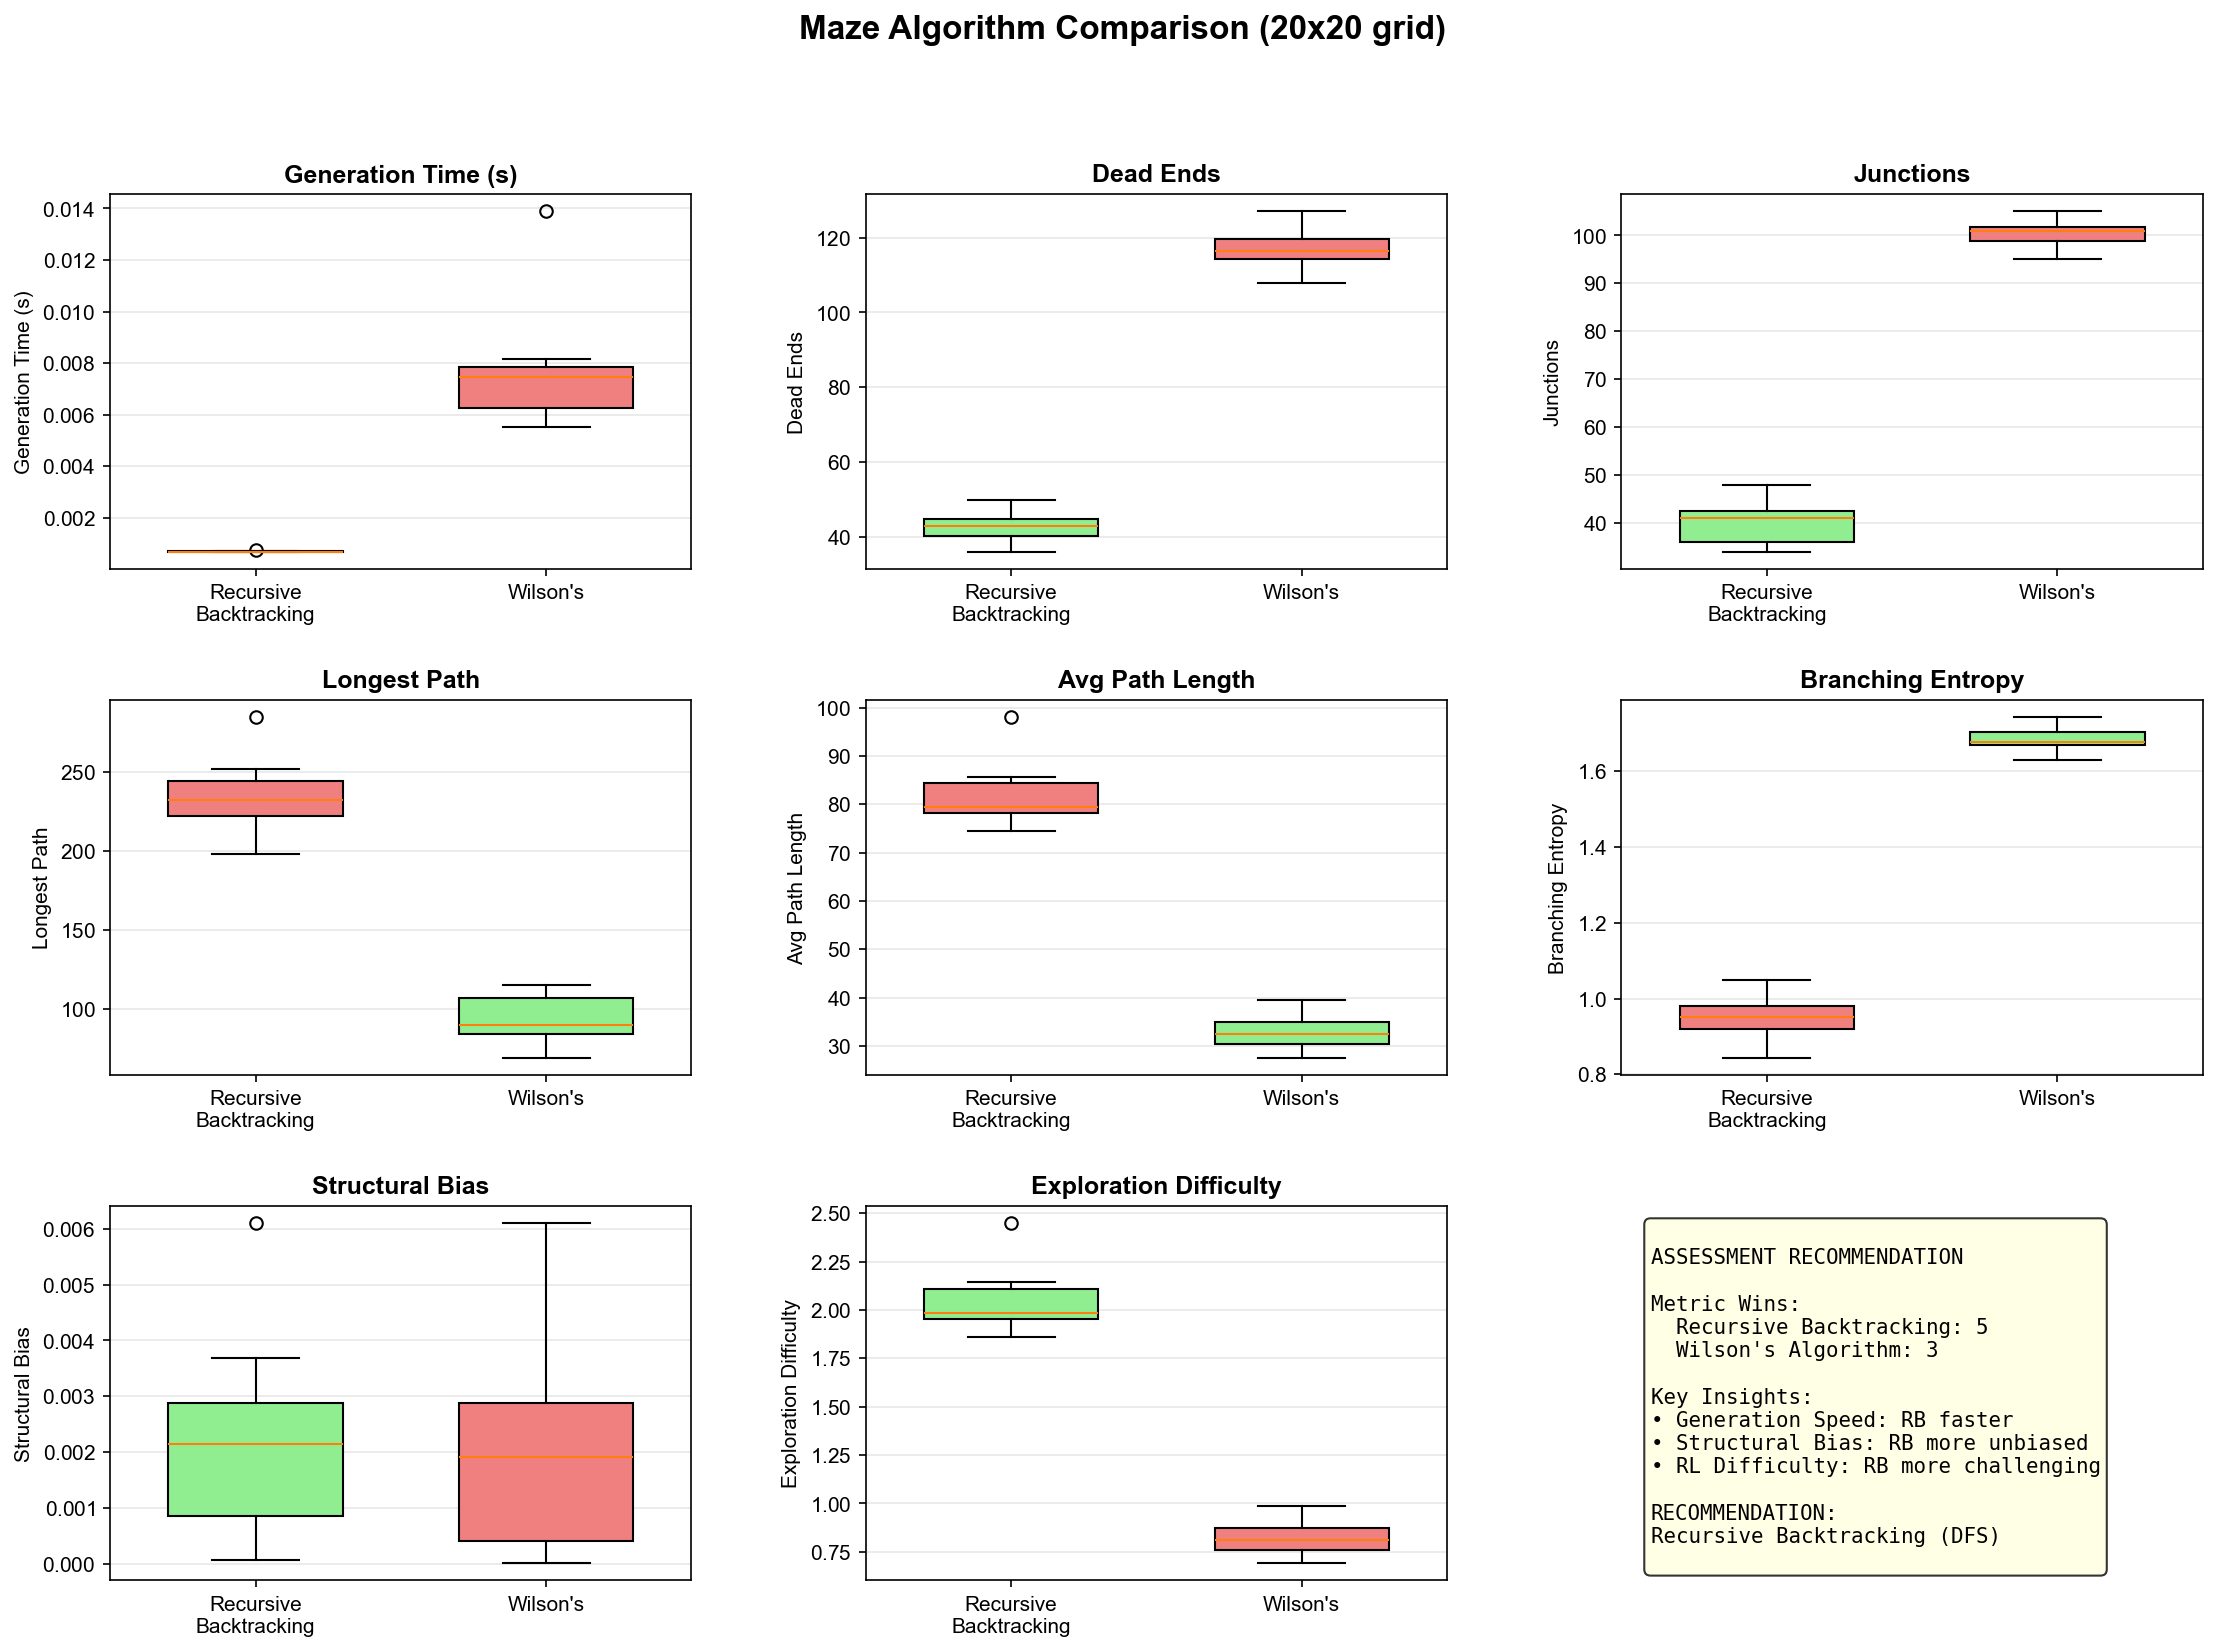

The Python source for this figure:
#!/usr/bin/env python3
"""
Rigorous Assessment: Recursive Backtracking vs Wilson's Algorithm for MFG-RL

Analyzes structural properties, computational cost, and RL suitability
to determine the optimal maze generation algorithm for MFG experiments.

Author: MFG_PDE Team
Date: October 2025
"""

from __future__ import annotations

import time
from collections import defaultdict
from dataclasses import dataclass

from perfect_maze_generator import (
    Grid,
    MazeAlgorithm,
    PerfectMazeGenerator,
)

import matplotlib.pyplot as plt
import numpy as np
from scipy import stats


@dataclass
class MazeMetrics:
    """Comprehensive maze quality metrics."""

    algorithm: str
    generation_time: float

    # Structural complexity
    num_dead_ends: int
    num_junctions: int
    num_corridors: int

    # Path metrics
    longest_path_length: int
    avg_path_length: float
    path_length_variance: float

    # RL-specific metrics
    decision_points: int
    exploration_difficulty: float
    bottleneck_count: int

    # Statistical measures
    branching_entropy: float
    structural_bias: float


class MazeAnalyzer:
    """Analyzes maze structural properties for RL suitability."""

    def __init__(self, grid: Grid):
        self.grid = grid

    def count_dead_ends(self) -> int:
        """Count cells with only one passage (dead ends)."""
        count = 0
        for cell in self.grid.all_cells():
            passages = sum([cell.north, cell.south, cell.east, cell.west])
            if passages == 1:
                count += 1
        return count

    def count_junctions(self) -> int:
        """Count cells with 3+ passages (decision points)."""
        count = 0
        for cell in self.grid.all_cells():
            passages = sum([cell.north, cell.south, cell.east, cell.west])
            if passages >= 3:
                count += 1
        return count

    def count_corridors(self) -> int:
        """Count cells with exactly 2 passages (corridors)."""
        count = 0
        for cell in self.grid.all_cells():
            passages = sum([cell.north, cell.south, cell.east, cell.west])
            if passages == 2:
                count += 1
        return count

    def find_longest_path(self) -> tuple[int, list]:
        """Find longest path in maze using BFS from all cells."""
        max_length = 0
        longest_path = []

        # Try from each cell
        for start_cell in self.grid.all_cells():
            distances, paths = self._bfs_distances(start_cell)

            for cell, distance in distances.items():
                if distance > max_length:
                    max_length = distance
                    longest_path = paths[cell]

        return max_length, longest_path

    def compute_average_path_lengths(self, sample_size: int = 100) -> tuple[float, float]:
        """Compute average path length and variance via sampling."""
        path_lengths = []

        cells = self.grid.all_cells()
        np.random.seed(42)

        for _ in range(sample_size):
            start = np.random.choice(cells)
            end = np.random.choice(cells)

            if start != end:
                path = self._find_path(start, end)
                if path:
                    path_lengths.append(len(path) - 1)

        if not path_lengths:
            return 0.0, 0.0

        return np.mean(path_lengths), np.var(path_lengths)

    def compute_branching_entropy(self) -> float:
        """
        Compute entropy of branching decisions.
        Higher entropy = more unpredictable structure = better for RL.
        """
        passage_counts = defaultdict(int)

        for cell in self.grid.all_cells():
            num_passages = sum([cell.north, cell.south, cell.east, cell.west])
            passage_counts[num_passages] += 1

        total = len(self.grid.all_cells())
        entropy = 0.0

        for count in passage_counts.values():
            if count > 0:
                p = count / total
                entropy -= p * np.log2(p)

        return entropy

    def compute_structural_bias(self) -> float:
        """
        Measure directional bias in maze structure.
        0 = perfectly unbiased, 1 = maximally biased.
        """
        # Count passages in each direction
        north_count = sum(1 for cell in self.grid.all_cells() if cell.north)
        south_count = sum(1 for cell in self.grid.all_cells() if cell.south)
        east_count = sum(1 for cell in self.grid.all_cells() if cell.east)
        west_count = sum(1 for cell in self.grid.all_cells() if cell.west)

        total_passages = north_count + south_count + east_count + west_count

        if total_passages == 0:
            return 0.0

        # Expected count for unbiased maze
        expected = total_passages / 4.0

        # Compute chi-square statistic as bias measure
        chi_square = sum(
            (count - expected) ** 2 / expected for count in [north_count, south_count, east_count, west_count]
        )

        # Normalize to [0, 1]
        max_chi_square = 3 * expected  # Maximum possible deviation
        bias = min(chi_square / max_chi_square, 1.0) if max_chi_square > 0 else 0.0

        return bias

    def _bfs_distances(self, start_cell) -> tuple[dict, dict]:
        """BFS to compute distances from start cell."""
        distances = {start_cell: 0}
        paths = {start_cell: [start_cell]}
        queue = [start_cell]

        while queue:
            current = queue.pop(0)
            current_dist = distances[current]

            for neighbor in self._get_linked_neighbors(current):
                if neighbor not in distances:
                    distances[neighbor] = current_dist + 1
                    paths[neighbor] = [*paths[current], neighbor]
                    queue.append(neighbor)

        return distances, paths

    def _find_path(self, start, end):
        """Find path between two cells using BFS."""
        if start == end:
            return [start]

        queue = [(start, [start])]
        visited = {start}

        while queue:
            current, path = queue.pop(0)

            for neighbor in self._get_linked_neighbors(current):
                if neighbor == end:
                    return [*path, neighbor]

                if neighbor not in visited:
                    visited.add(neighbor)
                    queue.append((neighbor, [*path, neighbor]))

        return []

    def _get_linked_neighbors(self, cell):
        """Get neighbors that have passages to this cell."""
        neighbors = []

        if cell.north:
            neighbor = self.grid.get_cell(cell.row - 1, cell.col)
            if neighbor:
                neighbors.append(neighbor)

        if cell.south:
            neighbor = self.grid.get_cell(cell.row + 1, cell.col)
            if neighbor:
                neighbors.append(neighbor)

        if cell.east:
            neighbor = self.grid.get_cell(cell.row, cell.col + 1)
            if neighbor:
                neighbors.append(neighbor)

        if cell.west:
            neighbor = self.grid.get_cell(cell.row, cell.col - 1)
            if neighbor:
                neighbors.append(neighbor)

        return neighbors


def analyze_maze(algorithm: MazeAlgorithm, rows: int, cols: int, seed: int = 42) -> MazeMetrics:
    """Perform complete analysis of a maze algorithm."""
    print(f"Analyzing {algorithm.value}...")

    # Generate maze and time it
    generator = PerfectMazeGenerator(rows, cols, algorithm)

    start_time = time.time()
    grid = generator.generate(seed=seed)
    generation_time = time.time() - start_time

    # Create analyzer
    analyzer = MazeAnalyzer(grid)

    # Structural analysis
    dead_ends = analyzer.count_dead_ends()
    junctions = analyzer.count_junctions()
    corridors = analyzer.count_corridors()

    # Path analysis
    longest_path_length, _ = analyzer.find_longest_path()
    avg_path_length, path_variance = analyzer.compute_average_path_lengths(sample_size=200)

    # RL-specific metrics
    decision_points = junctions
    exploration_difficulty = avg_path_length / (rows + cols)  # Normalized by grid size
    bottleneck_count = corridors  # Corridors can be bottlenecks

    # Statistical measures
    branching_entropy = analyzer.compute_branching_entropy()
    structural_bias = analyzer.compute_structural_bias()

    return MazeMetrics(
        algorithm=algorithm.value,
        generation_time=generation_time,
        num_dead_ends=dead_ends,
        num_junctions=junctions,
        num_corridors=corridors,
        longest_path_length=longest_path_length,
        avg_path_length=avg_path_length,
        path_length_variance=path_variance,
        decision_points=decision_points,
        exploration_difficulty=exploration_difficulty,
        bottleneck_count=bottleneck_count,
        branching_entropy=branching_entropy,
        structural_bias=structural_bias,
    )


def comparative_assessment(rows: int = 20, cols: int = 20, num_trials: int = 10):
    """Run comprehensive comparative assessment."""
    print("=" * 80)
    print("MAZE ALGORITHM ASSESSMENT: Recursive Backtracking vs Wilson's")
    print("=" * 80)
    print(f"Grid size: {rows}x{cols}")
    print(f"Trials per algorithm: {num_trials}")
    print()

    algorithms = [MazeAlgorithm.RECURSIVE_BACKTRACKING, MazeAlgorithm.WILSONS]

    all_metrics = {alg: [] for alg in algorithms}

    # Run trials
    for algorithm in algorithms:
        print(f"\nRunning {num_trials} trials for {algorithm.value}...")

        for trial in range(num_trials):
            metrics = analyze_maze(algorithm, rows, cols, seed=trial)
            all_metrics[algorithm].append(metrics)

    # Aggregate statistics
    print("\n" + "=" * 80)
    print("RESULTS SUMMARY")
    print("=" * 80)

    comparison_data = {}

    for algorithm in algorithms:
        metrics_list = all_metrics[algorithm]

        print(f"\n{algorithm.value.upper()}")
        print("-" * 80)

        # Compute statistics
        stats_dict = {
            "generation_time": [m.generation_time for m in metrics_list],
            "dead_ends": [m.num_dead_ends for m in metrics_list],
            "junctions": [m.num_junctions for m in metrics_list],
            "corridors": [m.num_corridors for m in metrics_list],
            "longest_path": [m.longest_path_length for m in metrics_list],
            "avg_path_length": [m.avg_path_length for m in metrics_list],
            "path_variance": [m.path_length_variance for m in metrics_list],
            "decision_points": [m.decision_points for m in metrics_list],
            "exploration_difficulty": [m.exploration_difficulty for m in metrics_list],
            "branching_entropy": [m.branching_entropy for m in metrics_list],
            "structural_bias": [m.structural_bias for m in metrics_list],
        }

        comparison_data[algorithm] = stats_dict

        # Print statistics
        for metric_name, values in stats_dict.items():
            mean_val = np.mean(values)
            std_val = np.std(values)
            print(f"  {metric_name:25s}: {mean_val:8.3f} ± {std_val:.3f}")

    # Statistical comparison
    print("\n" + "=" * 80)
    print("STATISTICAL COMPARISON (t-tests)")
    print("=" * 80)

    rb_data = comparison_data[MazeAlgorithm.RECURSIVE_BACKTRACKING]
    wil_data = comparison_data[MazeAlgorithm.WILSONS]

    print(f"\n{'Metric':<25s} {'RB Mean':>10s} {'Wilson Mean':>12s} {'p-value':>10s} {'Significant?':>12s}")
    print("-" * 80)

    for metric_name in rb_data:
        rb_values = rb_data[metric_name]
        wil_values = wil_data[metric_name]

        _t_stat, p_value = stats.ttest_ind(rb_values, wil_values)
        significant = "YES" if p_value < 0.05 else "no"

        print(
            f"{metric_name:<25s} {np.mean(rb_values):10.3f} {np.mean(wil_values):12.3f} "
            f"{p_value:10.4f} {significant:>12s}"
        )

    # Visualization
    visualize_comparison(comparison_data, rows, cols)

    return comparison_data


def visualize_comparison(comparison_data: dict, rows: int, cols: int):
    """Create comprehensive visualization of comparison."""
    fig = plt.figure(figsize=(18, 12))
    gs = fig.add_gridspec(3, 3, hspace=0.35, wspace=0.3)

    rb_data = comparison_data[MazeAlgorithm.RECURSIVE_BACKTRACKING]
    wil_data = comparison_data[MazeAlgorithm.WILSONS]

    metrics = [
        ("generation_time", "Generation Time (s)", False),
        ("dead_ends", "Dead Ends", False),
        ("junctions", "Junctions", False),
        ("longest_path", "Longest Path", False),
        ("avg_path_length", "Avg Path Length", False),
        ("branching_entropy", "Branching Entropy", True),
        ("structural_bias", "Structural Bias", False),
        ("exploration_difficulty", "Exploration Difficulty", True),
    ]

    for idx, (metric_key, metric_label, higher_is_better) in enumerate(metrics):
        ax = fig.add_subplot(gs[idx // 3, idx % 3])

        rb_values = rb_data[metric_key]
        wil_values = wil_data[metric_key]

        positions = [1, 2]
        data = [rb_values, wil_values]

        bp = ax.boxplot(
            data, positions=positions, widths=0.6, patch_artist=True, labels=["Recursive\nBacktracking", "Wilson's"]
        )

        # Color by performance
        if higher_is_better:
            better_idx = 0 if np.mean(rb_values) > np.mean(wil_values) else 1
        else:
            better_idx = 0 if np.mean(rb_values) < np.mean(wil_values) else 1

        colors = ["lightgreen" if i == better_idx else "lightcoral" for i in range(2)]
        for patch, color in zip(bp["boxes"], colors, strict=False):
            patch.set_facecolor(color)

        ax.set_ylabel(metric_label)
        ax.grid(True, alpha=0.3, axis="y")
        ax.set_title(metric_label, fontweight="bold")

    # Add recommendation panel
    ax_rec = fig.add_subplot(gs[2, 2])
    ax_rec.axis("off")

    # Compute scores
    rb_score = 0
    wil_score = 0

    for metric_key, _, higher_is_better in metrics:
        rb_mean = np.mean(rb_data[metric_key])
        wil_mean = np.mean(wil_data[metric_key])

        if higher_is_better:
            if rb_mean > wil_mean:
                rb_score += 1
            else:
                wil_score += 1
        else:
            if rb_mean < wil_mean:
                rb_score += 1
            else:
                wil_score += 1

    # Compute key insights
    faster_alg = "RB" if np.mean(rb_data["generation_time"]) < np.mean(wil_data["generation_time"]) else "Wilson"
    more_unbiased = "RB" if np.mean(rb_data["structural_bias"]) < np.mean(wil_data["structural_bias"]) else "Wilson"
    more_challenging = (
        "RB" if np.mean(rb_data["exploration_difficulty"]) > np.mean(wil_data["exploration_difficulty"]) else "Wilson"
    )

    if rb_score > wil_score:
        final_rec = "Recursive Backtracking (DFS)"
    elif wil_score > rb_score:
        final_rec = "Wilson's Algorithm"
    else:
        final_rec = "BOTH (tied)"

    recommendation = f"""
ASSESSMENT RECOMMENDATION

Metric Wins:
  Recursive Backtracking: {rb_score}
  Wilson's Algorithm: {wil_score}

Key Insights:
• Generation Speed: {faster_alg} faster
• Structural Bias: {more_unbiased} more unbiased
• RL Difficulty: {more_challenging} more challenging

RECOMMENDATION:
{final_rec}
    """

    ax_rec.text(
        0.05,
        0.95,
        recommendation,
        transform=ax_rec.transAxes,
        fontsize=10,
        verticalalignment="top",
        fontfamily="monospace",
        bbox={"boxstyle": "round", "facecolor": "lightyellow", "alpha": 0.8},
    )

    fig.suptitle(f"Maze Algorithm Comparison ({rows}x{cols} grid)", fontsize=16, fontweight="bold")

    plt.savefig("maze_algorithm_assessment.png", dpi=150, bbox_inches="tight")
    print("\nVisualization saved: maze_algorithm_assessment.png")
    plt.show()


if __name__ == "__main__":
    comparative_assessment(rows=20, cols=20, num_trials=10)
